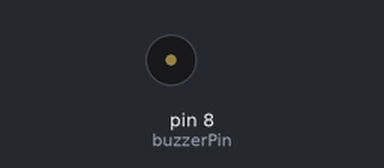
Simulated run of this sketch. Board: Arduino Uno, built with avr-gcc and run on an emulated ATmega328P. Shown: buzzer (waves = sounding).

Above: at 0.7 s.
Timing chart, 0 to 3.0 s (numbered marks = the images above):
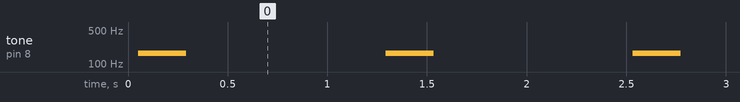

The sketch:

beep.ino
```cpp
const int buzzerPin = 8;

void setup() {
  pinMode(buzzerPin, OUTPUT);
}

void loop() {
  for(int i=0;i<40;i++){
    digitalWrite(buzzerPin, HIGH);
    delay(3);
    digitalWrite(buzzerPin, LOW);
    delay(3);
  }
  delay(1000);
}
```

Measured:
- by itself, tone on pin 8 (buzzerPin): alternates 166 Hz for 0.24 s and silent for 1.0 s
